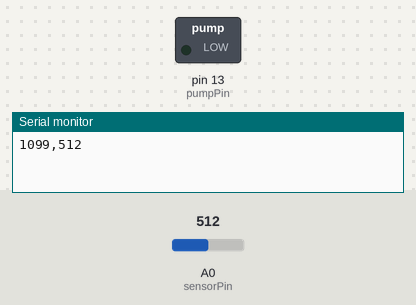
Bench run of a sketch on a simulated Arduino Uno, built with avr-gcc and run on an emulated ATmega328P. On the bench: switched loads named in the sketch (green lamp = pin HIGH), the last lines printed to the serial monitor. The inputs (shaded band) are chosen by the test bench; at power-on: A0 (sensorPin) = 512. Pins used as bus, display or sensor lines are not drawn.

Above: at 2.0 s.
2.1 s: A0 (sensorPin) set to 267
4.5 s: A0 (sensorPin) set to 236
At 6.7 s:
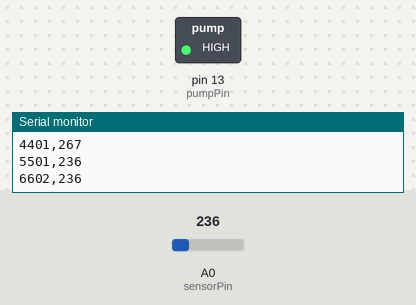
7.0 s: A0 (sensorPin) set to 306
At 9.2 s:
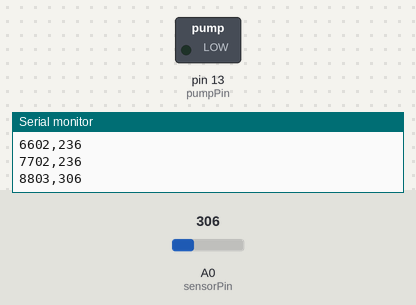
10.3 s: A0 (sensorPin) set to 122
At 13.0 s:
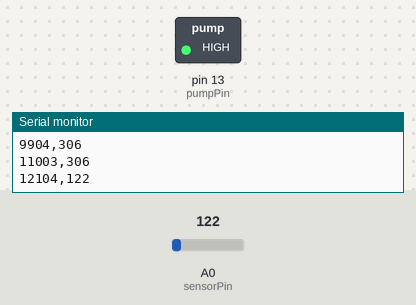
Timing chart, 0 to 14.5 s (numbered marks = the images above; inputs shaded):
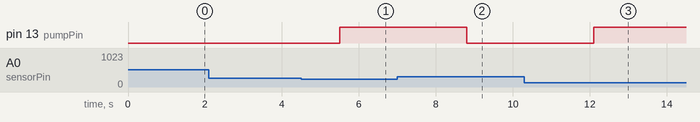

Measured:
- the behaviour switches between 251 and 250 on A0 (sensorPin) (found by bisection; images 0 and 1)
- after the input at 4.5 s, pin 13 (pumpPin): LOW → HIGH after 1.0 s
- after the input at 7.0 s, pin 13 (pumpPin): HIGH → LOW after 1.8 s
- after the input at 10.3 s, pin 13 (pumpPin): LOW → HIGH after 1.8 s

The sketch:

moistureSensor.ino
```cpp
int sensorPin = 0;    // select the input pin for the Soil moisture sensor
int pumpPin = 13;
int sensorValue = 0;  // variable to store the value coming from the sensor
int sensorVCC = 10;
int dry = 250;

void setup() {
  // declare the ledPin as an OUTPUT:
   Serial.begin(9600);
   pinMode(sensorVCC, OUTPUT);
   pinMode(pumpPin, OUTPUT);
   digitalWrite(sensorVCC, LOW);
}

void loop() {
  // power the sensor
  digitalWrite(sensorVCC, HIGH);
  delay(100); //make sure the sensor is powered
  // read the value from the sensor:
  sensorValue = analogRead(sensorPin);
  //stop power
  digitalWrite(sensorVCC, LOW);
  //wait
  delay(1000);//delay time change according to your need
//  Serial.print("sensor = " );
  Serial.print(millis());
  Serial.print(",");
  Serial.print(sensorValue);
  Serial.println();
  if (sensorValue <= dry){
//    Serial.println("HIGH");
    digitalWrite(pumpPin, HIGH);
  } else {
    digitalWrite(pumpPin, LOW);
  }
}
```
